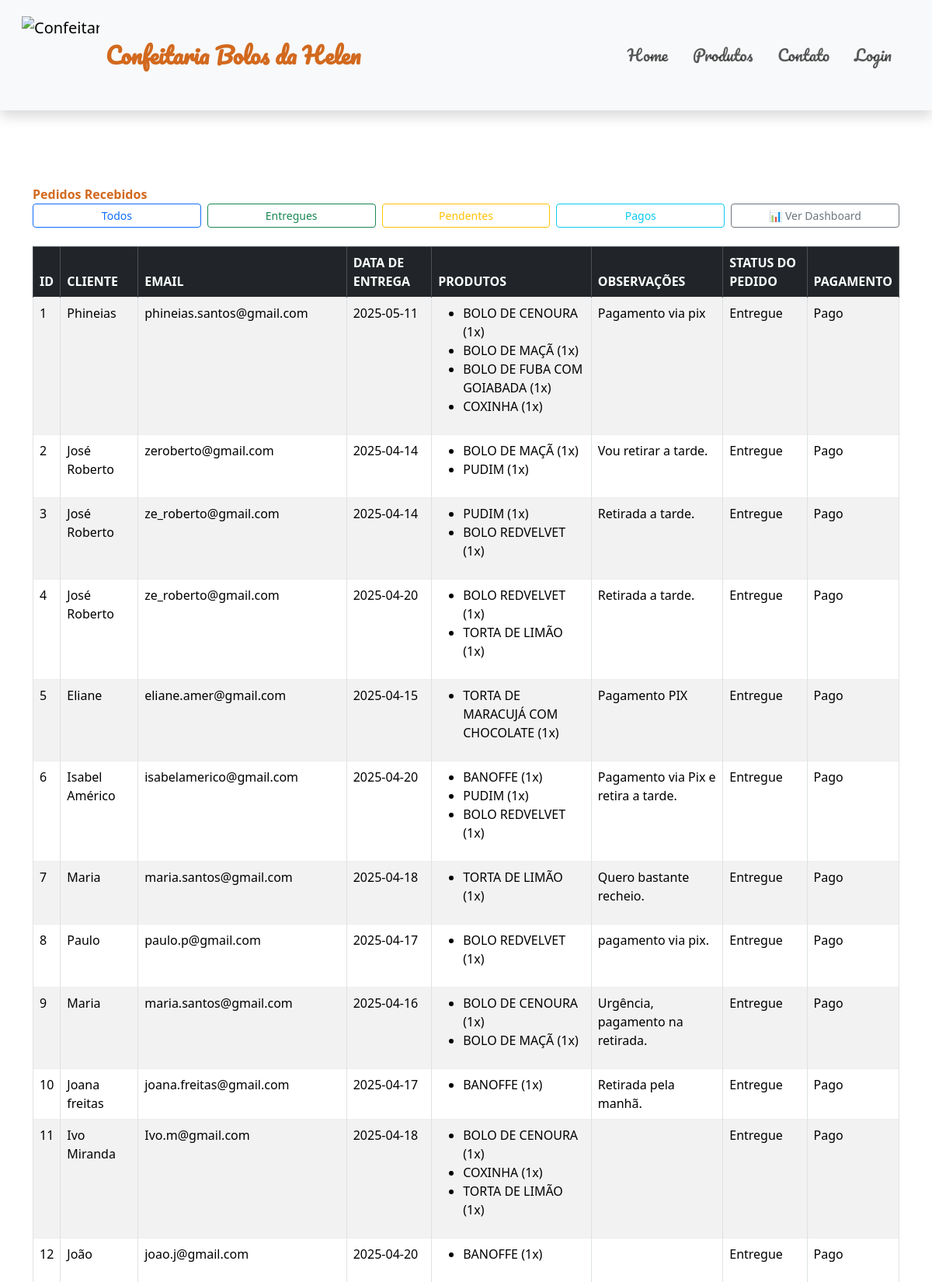
Page /admin/pedidos?filtro=entregues (upper part) on the committed database.
### tables this page shows
CREATE TABLE pedidos (
    id INTEGER PRIMARY KEY AUTOINCREMENT,
    nome TEXT,
    email TEXT,
    data_entrega TEXT,
    observacoes TEXT
, status TEXT DEFAULT 'Novo', pagamento TEXT DEFAULT 'Pendente');

CREATE TABLE itens_pedido (
    id INTEGER PRIMARY KEY AUTOINCREMENT,
    pedido_id INTEGER,
    produto TEXT,
    quantidade INTEGER,
    FOREIGN KEY (pedido_id) REFERENCES pedidos(id)
);

### app.py (the view)
@app.route('/admin/pedidos')
def admin_pedidos():
    filtro = request.args.get('filtro')  # Captura filtro da URL
    conn = get_db_connection()
    query = 'SELECT * FROM pedidos'
    params = ()
    if filtro == 'entregues':
        query += ' WHERE status = ?'
        params = ('Entregue',)
    elif filtro == 'pendentes':
        query += ' WHERE pagamento = ?'
        params = ('Pendente',)
    elif filtro == 'pagos':
        query += ' WHERE pagamento = ?'
        params = ('Pago',)
    pedidos = conn.execute(query, params).fetchall()
    lista_pedidos = []
    for pedido in pedidos:
        itens = conn.execute('SELECT produto, quantidade FROM itens_pedido WHERE pedido_id = ?', (pedido['id'],)).fetchall()
        pedido_completo = {
            'id': pedido['id'],
            'nome': pedido['nome'],
            'email': pedido['email'],
            'data_entrega': pedido['data_entrega'],
            'observacoes': pedido['observacoes'],
            'status': pedido['status'],
            'pagamento': pedido['pagamento'],
            'itens': itens  # <-- Lista de produtos
        }
        lista_pedidos.append(pedido_completo)
    conn.close()
    return render_template('admin.html', pedidos=lista_pedidos)

### app.py (called while the page is built)
def get_db_connection():
    conn = sqlite3.connect('banco.db')
    conn.row_factory = sqlite3.Row
    return conn

### templates/admin.html (shortened to what this page needs)
{% extends 'base.html' %}
{% block content %}
<div class="container mt-5">
    <span class="fw-bold" style="color:#d2691e;">Pedidos Recebidos</span>
    <div class="mb-4 d-flex gap-2">
        <a href="{{ url_for('admin_pedidos') }}" class="btn btn-outline-primary btn-sm w-100">Todos</a>
        <a href="{{ url_for('admin_pedidos') }}?filtro=entregues" class="btn btn-outline-success btn-sm w-100">Entregues</a>
        <a href="{{ url_for('admin_pedidos') }}?filtro=pendentes" class="btn btn-outline-warning btn-sm w-100">Pendentes</a>
        <a href="{{ url_for('admin_pedidos') }}?filtro=pagos" class="btn btn-outline-info btn-sm w-100">Pagos</a>
        <a href="{{ url_for('dashboard') }}" class="btn btn-outline-secondary btn-sm w-100">
            📊 Ver Dashboard
        </a>
    </div>
    <table class="table table-bordered table-striped mt-4" style="background-color: #d2691e;" >
        <thead class="table-dark">
            <tr>
                <th>ID</th>
                <th>Cliente</th>
                <th>Email</th>
                <th>Data de Entrega</th>
                <th>Produtos</th>
                <th>Observações</th>
                <th>Status do Pedido</th>
                <th>Pagamento</th>
            </tr>
        </thead>
        <tbody>
            {% for pedido in pedidos %}
            <tr>
                <td>{{ pedido.id }}</td>
                <td>{{ pedido.nome }}</td>
                <td>{{ pedido.email }}</td>
                <td>{{ pedido.data_entrega }}</td>
                <td>
                    <ul>
                        {% for item in pedido.itens %}
                        <li>{{ item['produto'] }} ({{ item['quantidade'] }}x)</li>
                        {% endfor %}
                    </ul>
                </td>
                <td>{{ pedido.observacoes }}</td>
                <td>
                    {{ pedido.status }}
                </td>
                <td>
                    {{ pedido.pagamento }}
                </td>
            </tr>
            {% endfor %}
        </tbody>
    </table>
</div>
{% endblock %}

### static/css/style.css (style rules this page uses)
* { box-sizing: border-box; margin: 0; padding: 0; outline: 0; }
body { background: #f6f6f6; font-family: "Lato", "Lucida Sans", "Lucida Sans Regular", "Lucida Grande", "Lucida Sans Unicode", Geneva, Verdana, sans-serif; }
table { width: 100%; border-collapse: collapse; }
table thead tr { border-bottom: 3px solid #eee; }
table thead tr th { text-align: left; padding-bottom: 10px; text-transform: uppercase; color: #8b4513; }
table tbody tr { border-bottom: 3px solid #eee; }
table tbody tr td { padding: 30px 0; }
html, body { height: 100%; margin: 0; }
body { font-size: 1rem; }

### rows in the picture
pedidos: id "1", nome "Phineias", email "phineias.santos@gmail.com", data_entrega "2025-05-11", observacoes "Pagamento via pix", status "Entregue", pagamento "Pago"
itens_pedido: produto "BOLO DE CENOURA", quantidade "1"
itens_pedido: produto "BOLO DE MAÇÃ", quantidade "1"
itens_pedido: produto "BOLO DE FUBA COM GOIABADA", quantidade "1"
itens_pedido: produto "COXINHA", quantidade "1"
pedidos: id "2", nome "José Roberto", email "zeroberto@gmail.com", data_entrega "2025-04-14", observacoes "Vou retirar a tarde.", status "Entregue", pagamento "Pago"
itens_pedido: produto "BOLO DE MAÇÃ", quantidade "1"
itens_pedido: produto "PUDIM", quantidade "1"
pedidos: id "3", nome "José Roberto", email "ze_roberto@gmail.com", data_entrega "2025-04-14", observacoes "Retirada a tarde.", status "Entregue", pagamento "Pago"
itens_pedido: produto "PUDIM", quantidade "1"
itens_pedido: produto "BOLO REDVELVET", quantidade "1"
pedidos: id "4", nome "José Roberto", email "ze_roberto@gmail.com", data_entrega "2025-04-20", observacoes "Retirada a tarde.", status "Entregue", pagamento "Pago"
itens_pedido: produto "BOLO REDVELVET", quantidade "1"
itens_pedido: produto "TORTA DE LIMÃO", quantidade "1"
pedidos: id "5", nome "Eliane", email "eliane.amer@gmail.com", data_entrega "2025-04-15", observacoes "Pagamento PIX", status "Entregue", pagamento "Pago"
itens_pedido: produto "TORTA DE MARACUJÁ COM CHOCOLATE", quantidade "1"
pedidos: id "6", nome "Isabel Américo", email "isabelamerico@gmail.com", data_entrega "2025-04-20", observacoes "Pagamento via Pix e retira a tarde.", status "Entregue", pagamento "Pago"
itens_pedido: produto "BANOFFE", quantidade "1"
itens_pedido: produto "PUDIM", quantidade "1"
itens_pedido: produto "BOLO REDVELVET", quantidade "1"
pedidos: id "7", nome "Maria", email "maria.santos@gmail.com", data_entrega "2025-04-18", observacoes "Quero bastante recheio.", status "Entregue", pagamento "Pago"
itens_pedido: produto "TORTA DE LIMÃO", quantidade "1"
pedidos: id "8", nome "Paulo", email "paulo.p@gmail.com", data_entrega "2025-04-17", observacoes "pagamento via pix.", status "Entregue", pagamento "Pago"
itens_pedido: produto "BOLO REDVELVET", quantidade "1"
pedidos: id "9", nome "Maria", email "maria.santos@gmail.com", data_entrega "2025-04-16", observacoes "Urgência, pagamento na retirada.", status "Entregue", pagamento "Pago"
itens_pedido: produto "BOLO DE CENOURA", quantidade "1"
itens_pedido: produto "BOLO DE MAÇÃ", quantidade "1"
pedidos: id "10", nome "Joana freitas", email "joana.freitas@gmail.com", data_entrega "2025-04-17", observacoes "Retirada pela manhã.", status "Entregue", pagamento "Pago"
itens_pedido: produto "BANOFFE", quantidade "1"
pedidos: id "11", nome "Ivo Miranda", email "Ivo.m@gmail.com", data_entrega "2025-04-18", status "Entregue", pagamento "Pago"
itens_pedido: produto "BOLO DE CENOURA", quantidade "1"
itens_pedido: produto "COXINHA", quantidade "1"
itens_pedido: produto "TORTA DE LIMÃO", quantidade "1"
pedidos: id "12", nome "João", email "joao.j@gmail.com", data_entrega "2025-04-20", status "Entregue", pagamento "Pago"
itens_pedido: produto "BANOFFE", quantidade "1"
